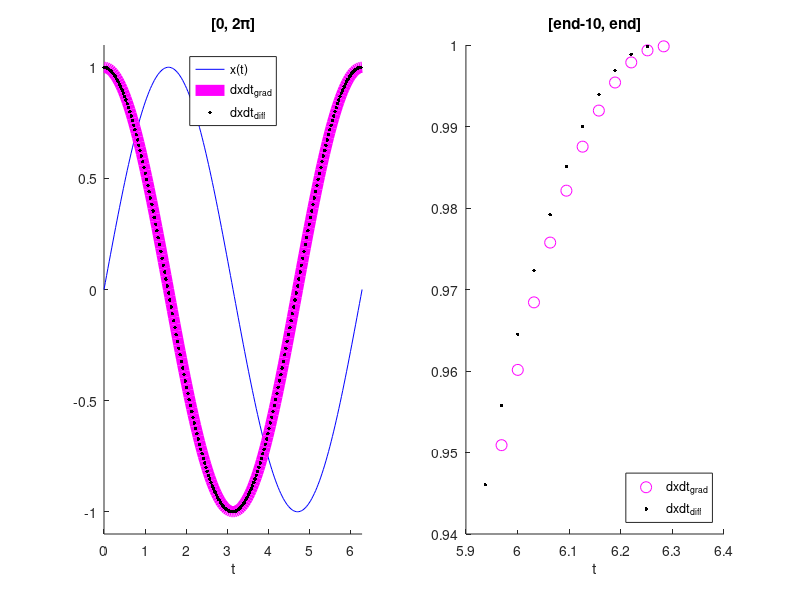

Recreate this plot in MATLAB.
%exm040103 

figure
d=pi/100;						%
t=0:d:2*pi;
x=sin(t);
dxdt_diff=diff(x)/d;		%
dxdt_grad=gradient(x)/d;	%
subplot(1,2,1)
plot(t,x,'b')
hold on
plot(t,dxdt_grad,'m','LineWidth',8)
plot(t(1:end-1),dxdt_diff,'.k','MarkerSize',8)
axis([0,2*pi,-1.1,1.1])
title('[0, 2\pi]')
legend('x(t)','dxdt_{grad}','dxdt_{diff}','Location','North')
xlabel('t'),box off
hold off
subplot(1,2,2)
kk=(length(t)-10):length(t);
hold on
plot(t(kk),dxdt_grad(kk),'om','MarkerSize',8)
plot(t(kk-1),dxdt_diff(kk-1),'.k','MarkerSize',8)
title('[end-10, end]')
legend('dxdt_{grad}','dxdt_{diff}','Location','SouthEast')
xlabel('t'),box off
hold off  



